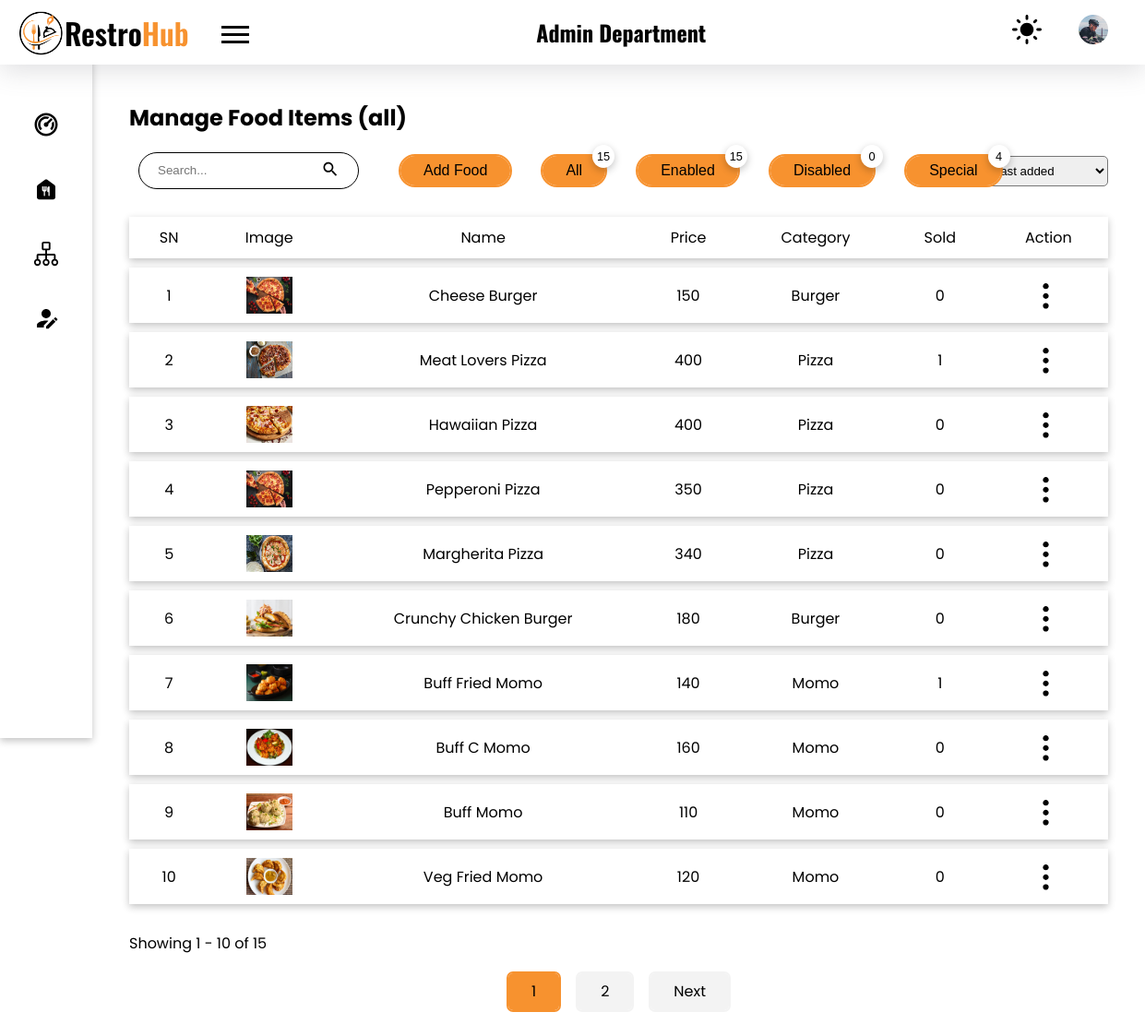
Screenshot of /admin/manage-foods.php (signed in) with the database file from the repository.
### tables this page shows
CREATE TABLE `food` (
  `f_id` int(11) NOT NULL,
  `img` varchar(100) DEFAULT NULL,
  `name` varchar(100) DEFAULT NULL,
  `price` int(11) DEFAULT NULL,
  `cooking_time` int(11) DEFAULT NULL,
  `description` varchar(500) NOT NULL,
  `veg` int(1) NOT NULL,
  `product_id` varchar(30) NOT NULL,
  `short_desc` varchar(50) NOT NULL,
  `ingredients` varchar(500) NOT NULL,
  `disabled` int(11) NOT NULL,
  `special` int(11) NOT NULL,
  `category` int(11) NOT NULL
);

CREATE TABLE `category` (
  `cat_id` int(11) NOT NULL,
  `image` varchar(100) NOT NULL,
  `cat_name` varchar(50) NOT NULL
);

### admin/components/calculate-offset.php (called while the page is built, shortened)
<?php
if (isset($_GET['page'])) {
    $page = mysqli_real_escape_string($conn, $_GET['page']);
    if (!is_numeric($page)) {
        $page = 1;
    }
} else {
    $page = 1;
}
$offset = ($page - 1) * $limit;
?>

### admin/manage-foods.php (the view, shortened to what this page needs)
<!DOCTYPE html>
<html lang="en">
<head>
    <link rel="stylesheet" href="../styles/style.css">
</head>
<body>
    <?php
    require("./components/header.php");
    require("./components/sidebar.php");
    ?>
    <main class="admin_dashboard_body">
        <section class="dashboard_inner-head flex items-center">
            <h2>Manage Food Items <?php if (isset($_GET['filter-by']))
                                        echo "(" . $_GET['filter-by'] . ")"; ?></h2>
        </section>
                            <?php
                            require("../config.php");
                            ?>
        <div class="flex items-center mt-20">
            <div class="flex items-center">
                <form action="#" method="post" class="search_form border-curve-lg">
                    <div class="flex items-center">
                        <input type="search" placeholder="Search..." class="no_outline search_employee" name="search-employee" id="search-employee">
                        <button type="submit" class="no_bg no_outline"><img src="../images/ic_search.svg" alt="search icon"></button>
                    </div>
                </form>
                <button class="button ml-35 border-curve-lg popper-btn">Add Food</button>
                <?php
                $sql = "SELECT * FROM food";
                $result = mysqli_query($conn, $sql);
                $count = mysqli_num_rows($result);
                $sql_enabled = "SELECT * FROM food where disabled = 0";
                $result_enabled = mysqli_query($conn, $sql_enabled);
                $count_enabled = mysqli_num_rows($result_enabled);
                $sql_disabled = "SELECT * FROM food where disabled = 1";
                $result_disabled = mysqli_query($conn, $sql_disabled);
                $count_disabled = mysqli_num_rows($result_disabled);
                $sql_special = "SELECT * FROM food where special = 1";
                $result_special = mysqli_query($conn, $sql_special);
                $count_special = mysqli_num_rows($result_special);
                ?>
                <a href="?filter-by=all" class="ml-35">
                    <button class="button border-curve-lg relative">All
                        <div class="count-top shadow"><?php
                                                        echo $count;
                                                        ?>
                        </div>
                    </button>
                </a>
                <a href="?filter-by=enabled" class="ml-35">
                    <button class="button border-curve-lg relative">Enabled
                        <div class="count-top shadow"><?php
                                                        echo $count_enabled;
                                                        ?>
                        </div>
                    </button>
                </a>
                <a href="?filter-by=disabled" class="ml-35">
                    <button class="button border-curve-lg relative">Disabled
                        <div class="count-top shadow"><?php
                                                        echo $count_disabled;
                                                        ?>
                        </div>
                    </button>
                </a>
                <a href="?filter-by=special" class="ml-35">
                    <button class="button border-curve-lg relative">Special
                        <div class="count-top shadow"><?php
                                                        echo $count_special;
                                                        ?>
                        </div>
                    </button>
                </a>
            </div>
            <div class="filter flex items-center">
                <form action="#" method="post" class="filter-form">
                    <select name="cat-filter" class="p_7-20 border-curve pointer" id="cat-filter">
                        <option value="last-added" class="pointer" selected>Last added</option>
                    </select>
                </form>
            </div>
        </div>
        <?php
        $limit = 10;
        require './components/calculate-offset.php';
        if (isset($_GET['filter-by'])) {
            $filter_by = $_GET['filter-by'];
            if ($filter_by == 'all') {
                $sql = "SELECT * FROM food order by f_id desc limit $offset, $limit";
            } else if ($filter_by == 'enabled') {
                $sql = "SELECT * FROM food where disabled = 0 order by f_id desc limit $offset, $limit";
            } else if ($filter_by == 'disabled') {
                $sql = "SELECT * FROM food where disabled = 1 order by f_id desc limit $offset, $limit";
            } else if ($filter_by == 'special') {
                $sql = "SELECT * FROM food where special = 1 order by f_id desc limit $offset, $limit";
            }
        } else {
            $_SESSION['filter-by'] = 'all';
            $sql = "SELECT * FROM food order by f_id desc limit $offset, $limit";
        }
        $res = mysqli_query($conn, $sql) or die("Could not fetch food items from database");
        if (mysqli_num_rows($res) > 0) {
        ?>
            <table class="mt-20">
                <tr class="shadow">
                    <th>SN</th>
                    <th>Image</th>
                    <th>Name</th>
                    <th>Price</th>
                    <th>Category</th>
                    <th>Sold</th>
                    <th>Action</th>
                </tr>
                <?php
                $i = $offset;
                while ($row = mysqli_fetch_assoc($res)) {
                    $i++;
                    $cat_id = $row['category'];
                    $sql_cat = "select cat_name from category where cat_id = $cat_id";
                    $res_cat = mysqli_query($conn, $sql_cat) or die("Could not fetch category name from database");
                    $row_cat = mysqli_fetch_assoc($res_cat);
                    $cat_name = $row_cat['cat_name'];
                    $total_sold = "select (count(orders.f_id) * orders.qty) as total_sold
                                    from orders
                                    inner join aos on orders.id = aos.order_id
                                    where aos.status = 'delivered'
                                    and orders.f_id = $row[f_id]";
                    $res_sold = mysqli_query($conn, $total_sold) or die("Could not fetch total sold from database");
                    $row_sold = mysqli_fetch_assoc($res_sold);
                    $total_sold = $row_sold['total_sold'];
                    if ($total_sold == null) {
                        $total_sold = 0;
                    }
                ?>
                    <tr class="shadow">
                        <td><?php echo $i; ?></td>
                        <td>
                            <img src="../uploads/foods/<?php echo $row['img']; ?>" alt="food image" class="table_food-img">
                        </td>
                        <td><?php echo $row['name']; ?></td>
                        <td><?php echo $row['price']; ?></td>
                        <td><?php echo $cat_name; ?></td>
                        <td><?php echo $total_sold; ?></td>
                        <td class="table_action_container">
                            <button class="no_bg no_outline table_option-menu">
                                <img src="../images/ic_options.svg" alt="options menu">
                            </button>
                        </td>
                    </tr>
                <?php } ?>
            </table>
        <?php
            require './components/pagination.php';
        } else
            echo "No records found";
        ?>
    </main>
</body>
</html>

### styles/style.css (style rules this page uses)
:root { --black: #000000; --gray: #afafaf; --light-gray: #f3f3f3; --primary-color: #F7922F; --trans-black: #00000030; --very-trans-black: #00000020; --trans-green: #DCFFD380; --trans-green-text: #30B900; --trans-yellow: #fafd3e67; --trans-yellow-text: #46500C; --trans-purple: #FFA0FB66; --trans-purple-text: #A500F3; --trans-primary: #F7922F50; --trans-red: #FFD6D6; --trans-red-text: #934747; --white: #ffffff; }
* { margin: 0; padding: 0; box-sizing: border-box; list-style: none; text-decoration: none; color: var(--black); }
.no_outline { outline: none; border: none; }
.no_bg { background-color: transparent; }
body { background-color: var(--white); }
a, button, a>*, button>*, input[type="submit"], .menu__for-sidebar, .menu__for-sidebar>*, .admin_profile_image, .date_filter_close, .popper-btn, .pointer { cursor: pointer; }
.shadow { box-shadow: rgba(0, 0, 0, 0.24) 0px 3px 8px; }
.mt-20 { margin-top: 20px; }
.p_7-20 { padding: 7px 20px; }
.ml-35 { margin-left: 35px; }
.border-curve { border-radius: 5px; }
.border-curve-lg { border-radius: 25px; }
.flex { display: flex; align-items: flex-start; justify-content: space-between; flex-direction: row; }
.items-center { align-items: center; }
.relative { position: relative; }
body, .body-text { font-family: 'Poppins', sans-serif; }
.button { background-color: var(--primary-color); padding: 7px 25px; font-size: 1rem; min-width: fit-content; border: none !important; vertical-align: middle; outline: 2px solid var(--primary-color); }
.search_form { border: 2px solid var(--black); height: 40px; margin: 0 10px; padding: 3px 5px; }
.admin_dashboard_body { padding: 40px 40px 40px 140px; max-width: 1440px; }
.filter-form { margin-right: 30px; }
.table_action_container { position: relative; }
.count-top { position: absolute; top: -12px; right: -10px; background-color: var(--white); padding: 5px; border-radius: 50%; font-size: 0.8rem; min-height: 1.5rem; min-width: 1.5rem; }
.search_form { border: 1px solid var(--black); padding: 7px 20px; transition: 0.3s; }
.search_form div img { width: 20px; }
table { border-collapse: separate; border-spacing: 0 10px; text-align: center; width: 100%; }
table th { font-weight: normal; }
table tr { background-color: var(--white); }
table tr td, table tr th { padding: 10px 20px; width: fit-content; }
.table_food-img { width: 50px; height: 40px; vertical-align: middle; }
.table_option-menu { transform: rotate(90deg); cursor: pointer; height: 35px; vertical-align: middle; }
h2 { font-size: 24px; }

### rows the page displays
food: img (picture), name "Cheese Burger", price "150", category.cat_name "Burger", total_sold "0"
food: img (picture), name "Meat Lovers Pizza", price "400", category.cat_name "Pizza", total_sold "1"
food: img (picture), name "Hawaiian Pizza", price "400", category.cat_name "Pizza", total_sold "0"
food: img (picture), name "Pepperoni Pizza", price "350", category.cat_name "Pizza", total_sold "0"
food: img (picture), name "Margherita Pizza", price "340", category.cat_name "Pizza", total_sold "0"
food: img (picture), name "Crunchy Chicken Burger", price "180", category.cat_name "Burger", total_sold "0"
food: img (picture), name "Buff Fried Momo", price "140", category.cat_name "Momo", total_sold "1"
food: img (picture), name "Buff C Momo", price "160", category.cat_name "Momo", total_sold "0"
food: img (picture), name "Buff Momo", price "110", category.cat_name "Momo", total_sold "0"
food: img (picture), name "Veg Fried Momo", price "120", category.cat_name "Momo", total_sold "0"

### other values shown
$_GET['filter-by'] "all"
$count "15"
$count_enabled "15"
$count_disabled "0"
$count_special "4"
$offset + 1 "1"
$offset + $limit "10"
